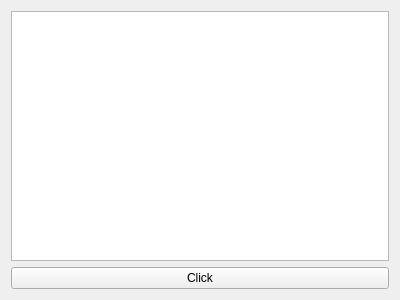
<?xml version="1.0" encoding="UTF-8"?>
<ui version="4.0">
 <class>dialog</class>
 <widget class="QMainWindow" name="dialog">
  <property name="geometry">
   <rect>
    <x>0</x>
    <y>0</y>
    <width>400</width>
    <height>300</height>
   </rect>
  </property>
  <property name="windowTitle">
   <string>dialog</string>
  </property>
  <widget class="QWidget" name="centralWidget">
   <layout class="QGridLayout" name="gridLayout">
    <item row="1" column="0">
     <widget class="QPushButton" name="pushButton">
      <property name="text">
       <string>Click</string>
      </property>
     </widget>
    </item>
    <item row="0" column="0">
     <widget class="QListWidget" name="listWidget">
      <property name="alternatingRowColors">
       <bool>true</bool>
      </property>
      <property name="selectionMode">
       <enum>QAbstractItemView::ExtendedSelection</enum>
      </property>
      <property name="modelColumn">
       <number>0</number>
      </property>
     </widget>
    </item>
   </layout>
  </widget>
 </widget>
 <layoutdefault spacing="6" margin="11"/>
 <resources/>
 <connections/>
</ui>
